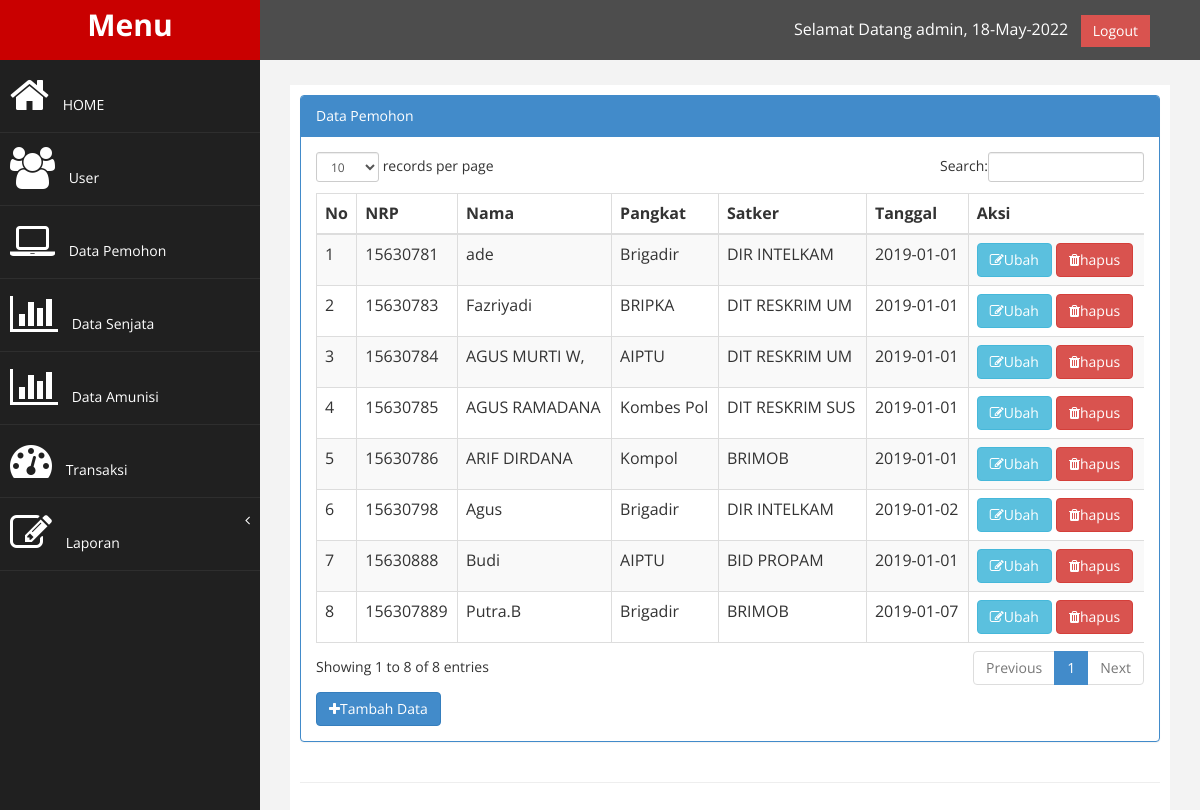
/index.php?page=anggota (signed in), run on the app's committed database.
### tables this page shows
CREATE TABLE `tb_pemohon` (
  `nrp` int(11) NOT NULL,
  `nama_anggota` varchar(100) NOT NULL,
  `pangkat` varchar(100) NOT NULL,
  `kesatuan` varchar(100) NOT NULL,
  `tgl_input` date NOT NULL
);

### function.php (called while the page is built, shortened)
<?php
$conn = mysqli_connect("localhost","root","","db_senjata");
function query($query){
	global $conn;
	$result = mysqli_query($conn, $query);
	$rows = [];
	while ($row = mysqli_fetch_assoc($result)){
		$rows[] = $row;
	}
	return $rows;
}
?>

### page/anggota/anggota.php (the view, shortened to what this page needs)
<?php
    require '../senjata/function.php';
    $senjata = query("select * from tb_pemohon");
?>
<div class="row">
                <div class="col-md-12">
                    <div class="panel panel-primary">
                        <div class="panel-heading">
                             Data Pemohon
                        </div>
                        <div class="panel-body">
                            <div class="table-responsive">
                                <table  class="table table-striped table-bordered table-hover" id="dataTables-example">
                                    <thead>
                                        <tr>
                                            <th>No</th>
											<th>NRP</th>
                                            <th>Nama</th>
                                            <th>Pangkat</th>
                                            <th>Satker</th>
                                            <th>Tanggal</th>
                                            <th>Aksi</th>
                                        </tr>
                                    </thead>
                                    <tbody>
                                        <?php
                                            $no=1;
                                            foreach ($senjata as $data):
                                        ?>
                                        <tr>
                                            <td><?php echo $no++; ?></td>
											<td><?php echo $data['nrp'];?></td>
                                        	<td><?php echo $data['nama_anggota'];?></td>
                                            <td><?php echo $data['pangkat'];?></td>
                                            <td><?php echo $data['kesatuan'];?></td>
                                            <td><?php echo $data['tgl_input'];?></td>
                                            <td>
												<a href ="?page=anggota&aksi=ubah&nrp=<?php echo $data ['nrp'] ?>" class="btn btn-info" ><i class="fa fa-edit"></i>Ubah</a>
                                                <a onclick="return confirm('Anda Yakin Akan Menghapus Data ini....???')"
												href ="?page=anggota&aksi=hapus&nrp=<?php echo $data ['nrp'] ?>" class="btn btn-danger" ><i class="fa fa-trash"></i>hapus</a>
                                             </td>
                                        </tr>
                                        <?php endforeach?>
									</table>
                                </div>
                                <a href="?page=anggota&aksi=tambah" class="btn btn-primary" style= "margin-top: 5px;"><i class="fa fa-plus"></i>Tambah Data</a>
								</div>
									</div>
									</div>
									</div>

### index.php (shortened to what this page needs)
<html xmlns="http://www.w3.org/1999/xhtml">
<head>
    <link href="assets/css/bootstrap.css" rel="stylesheet" />
    <link href="assets/css/font-awesome.css" rel="stylesheet" />
    <link href="assets/css/custom.css" rel="stylesheet" />
   <link href="assets/js/dataTables/dataTables.bootstrap.css" rel="stylesheet" />
</head>
<body>
    <div id="wrapper">
        <nav class="navbar navbar-default navbar-cls-top " role="navigation" style="margin-bottom: 0">
            <div class="navbar-header">
                <a class="navbar-brand">Menu</a>
            </div>
  <div style="color: white;
padding: 15px 50px 5px 50px;
float: right;
font-size: 16px;">Selamat Datang <?php echo $_SESSION["akun_username"]  ?>, <?php echo date("d-M-Y");?> &nbsp; <a href="logout.php" class="btn btn-danger square-btn-adjust">Logout</a> </div>
        </nav>
                <nav class="navbar-default navbar-side" role="navigation">
            <div class="sidebar-collapse">
                <?php
                if ($_SESSION['akun_level']=='1'){
                ?>
                <ul class="nav" id="main-menu">
                    <li>
                        <a  href="index.php"><i class="fa fa-home fa-3x"></i> HOME</a>
                    </li>
                    <li>
                        <a  href="?page=user"><i class="fa fa-users fa-3x"></i> User</a>
                    </li>
                     <li>
                        <a  href="?page=anggota"><i class="fa fa-laptop fa-3x"></i> Data Pemohon</a>
                    </li>
                     <li>
                        <a  href="?page=senjata"><i class="fa fa-bar-chart-o fa-3x"></i> Data Senjata</a>
                    </li>
                    <li>
                        <a  href="?page=amunisi"><i class="fa fa-bar-chart-o fa-3x"></i> Data Amunisi</a>
                    </li>
                    <li>
                        <a  href="?page=transaksi"><i class="fa fa-dashboard fa-3x"></i> Transaksi</a>
                    </li>
                    <li>
                        <a href="#"><i class="fa fa-edit fa-3x"> </i> Laporan<span class="fa arrow"></span></a>
                      </li>
                </ul>
               <?php } ?>
            </div>
        </nav>
        <div id="page-wrapper" >
            <div id="page-inner">
                <div class="row">
                    <div class="col-md-12">
                       <?php
                            $page = $_GET['page'];
                            $aksi = $_GET['aksi'];
                        if ($_SESSION['akun_level']=='1'){
                            if ($page == "senjata") {
                                if($aksi == "") {
                                    include "page/senjata/tampil.php";
                            }
                            }elseif ($page == 'amunisi' ) {
                                if ($aksi == "") {
                                    include "page/amunisi/tampil.php";
                            }
                            }elseif ($page == 'anggota' ) {
                                if ($aksi == "") {
                                    include "page/anggota/anggota.php";
                            }elseif ($aksi== "tambah"){
                                    include "page/anggota/tambah.php";
                            }elseif ($aksi== "ubah"){
                                    include "page/anggota/ubah.php";
                            }elseif ($aksi== "hapus"){
                                    include "page/anggota/hapus.php";
                            }
                            }elseif ($page == 'laporan' ) {
                                if ($aksi == "") {
                                    include "page/laporan/cari_priode.php";
                            }
                            }elseif ($page == 'laporan_anggota' ) {
                                if ($aksi == "") {
                                    include "page/laporan/cari_priode_anggota.php";
                            }
                            }elseif ($page == 'laporan_amunisi' ) {
                                if ($aksi == "") {
                                    include "page/laporan/cari_priode_amunisi.php";
                            }
                            }elseif ($page == 'laporan_transaksi' ) {
                                if ($aksi == "") {
                                    include "page/laporan/cari_priode_transaksi.php";
                            }
                            }elseif ($page == 'laporan_transaksi_status' ) {
                                if ($aksi == "") {
                                    include "page/laporan/cari_status.php";
                            }
                            }elseif ($page == 'laporan_satker' ) {
                                if ($aksi == "") {
                                    include "page/laporan/cari_satker.php";
                            }
                            }elseif ($page == '' ) {
                                    include "home.php";
                            }
                    }
                       ?>
                    </div>
                </div>
                 <hr />
    </div>
        </div>
        </div>
</body>
</html>

### assets/css/custom.css (style rules this page uses)
body { font-family: 'Open Sans', sans-serif; }
#wrapper { width: 100%; background:#202020; }
#page-wrapper { padding: 15px 15px; min-height: 600px; background:#F3F3F3; }
#page-inner { width:100%; margin:10px 20px 10px 0px; background-color:#fff!important; padding:10px; min-height:1200px; }
.square-btn-adjust { border: 0px solid transparent; -webkit-border-radius: 0px; -moz-border-radius: 0px; border-radius: 0px; }
.navbar-cls-top .navbar-brand { color: #fff; background: #C90000; width: 260px; text-align: center; height: 60px; font-size: 30px; font-weight: 700; }
.arrow { float: right; }
.fa.arrow:before { content: "\f104"; }
.sidebar-collapse , .sidebar-collapse .nav { background:none; }
.sidebar-collapse .nav { padding:0; }
.sidebar-collapse .nav > li > a { color:#fff; background:#202020; text-shadow:none; }
.sidebar-collapse > .nav > li > a { padding:15px 10px; }
.sidebar-collapse > .nav > li { border-bottom: 1px solid rgba(107, 108, 109, 0.19); }
.navbar-side { border:none; background-color: #202020; }
.navbar-cls-top { background:#4D4D4D; border-bottom:none; }
.navbar-default { border:0px solid black; }
.navbar-header { background: #A70303; }
.nav > li > a > i { margin-right:10px; }
@media (min-width:768px) { #page-wrapper { margin: 0 0 0 260px; padding: 15px 30px; min-height: 1200px; } }
@media (min-width:768px) { .navbar-side { z-index: 1; position: absolute; width: 260px; } }
@media (min-width:768px) { .navbar { border-radius: 0px; } }

### data on the page
tb_pemohon: nrp "15630781", nama_anggota "ade", pangkat "Brigadir", kesatuan "DIR INTELKAM", tgl_input "2019-01-01"
tb_pemohon: nrp "15630783", nama_anggota "Fazriyadi", pangkat "BRIPKA", kesatuan "DIT RESKRIM UM", tgl_input "2019-01-01"
tb_pemohon: nrp "15630784", nama_anggota "AGUS MURTI W,", pangkat "AIPTU", kesatuan "DIT RESKRIM UM", tgl_input "2019-01-01"
tb_pemohon: nrp "15630785", nama_anggota "AGUS RAMADANA", pangkat "Kombes Pol", kesatuan "DIT RESKRIM SUS", tgl_input "2019-01-01"
tb_pemohon: nrp "15630786", nama_anggota "ARIF DIRDANA", pangkat "Kompol", kesatuan "BRIMOB", tgl_input "2019-01-01"
tb_pemohon: nrp "15630798", nama_anggota "Agus", pangkat "Brigadir", kesatuan "DIR INTELKAM", tgl_input "2019-01-02"
tb_pemohon: nrp "15630888", nama_anggota "Budi", pangkat "AIPTU", kesatuan "BID PROPAM", tgl_input "2019-01-01"
tb_pemohon: nrp "156307889", nama_anggota "Putra.B", pangkat "Brigadir", kesatuan "BRIMOB", tgl_input "2019-01-07"

### other printed values
$_SESSION["akun_username"] "admin"
